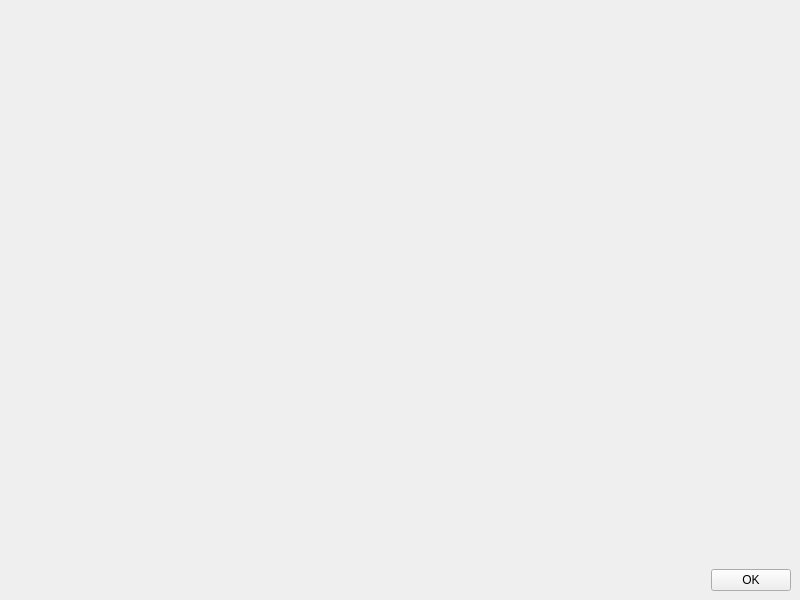
<?xml version="1.0" encoding="UTF-8"?>
<ui version="4.0">
 <class>FrameSpectrogram</class>
 <widget class="QMainWindow" name="FrameSpectrogram">
  <property name="geometry">
   <rect>
    <x>0</x>
    <y>0</y>
    <width>800</width>
    <height>600</height>
   </rect>
  </property>
  <property name="minimumSize">
   <size>
    <width>600</width>
    <height>600</height>
   </size>
  </property>
  <property name="windowTitle">
   <string>Спектрограмма</string>
  </property>
  <property name="windowIcon">
   <iconset>
    <normaloff>../icons/spectrogram.png</normaloff>../icons/spectrogram.png</iconset>
  </property>
  <widget class="QWidget" name="centralwidget">
   <layout class="QVBoxLayout" name="verticalLayout" stretch="12,1">
    <item>
     <layout class="QVBoxLayout" name="imageLayout">
      <item>
       <widget class="QWidget" name="imageWidget" native="true"/>
      </item>
     </layout>
    </item>
    <item>
     <layout class="QHBoxLayout" name="horizontalLayout">
      <item>
       <spacer name="horizontalSpacer">
        <property name="orientation">
         <enum>Qt::Horizontal</enum>
        </property>
        <property name="sizeHint" stdset="0">
         <size>
          <width>40</width>
          <height>20</height>
         </size>
        </property>
       </spacer>
      </item>
      <item>
       <widget class="QPushButton" name="buttonOk">
        <property name="text">
         <string>OK</string>
        </property>
       </widget>
      </item>
     </layout>
    </item>
   </layout>
  </widget>
 </widget>
 <resources/>
 <connections/>
</ui>
